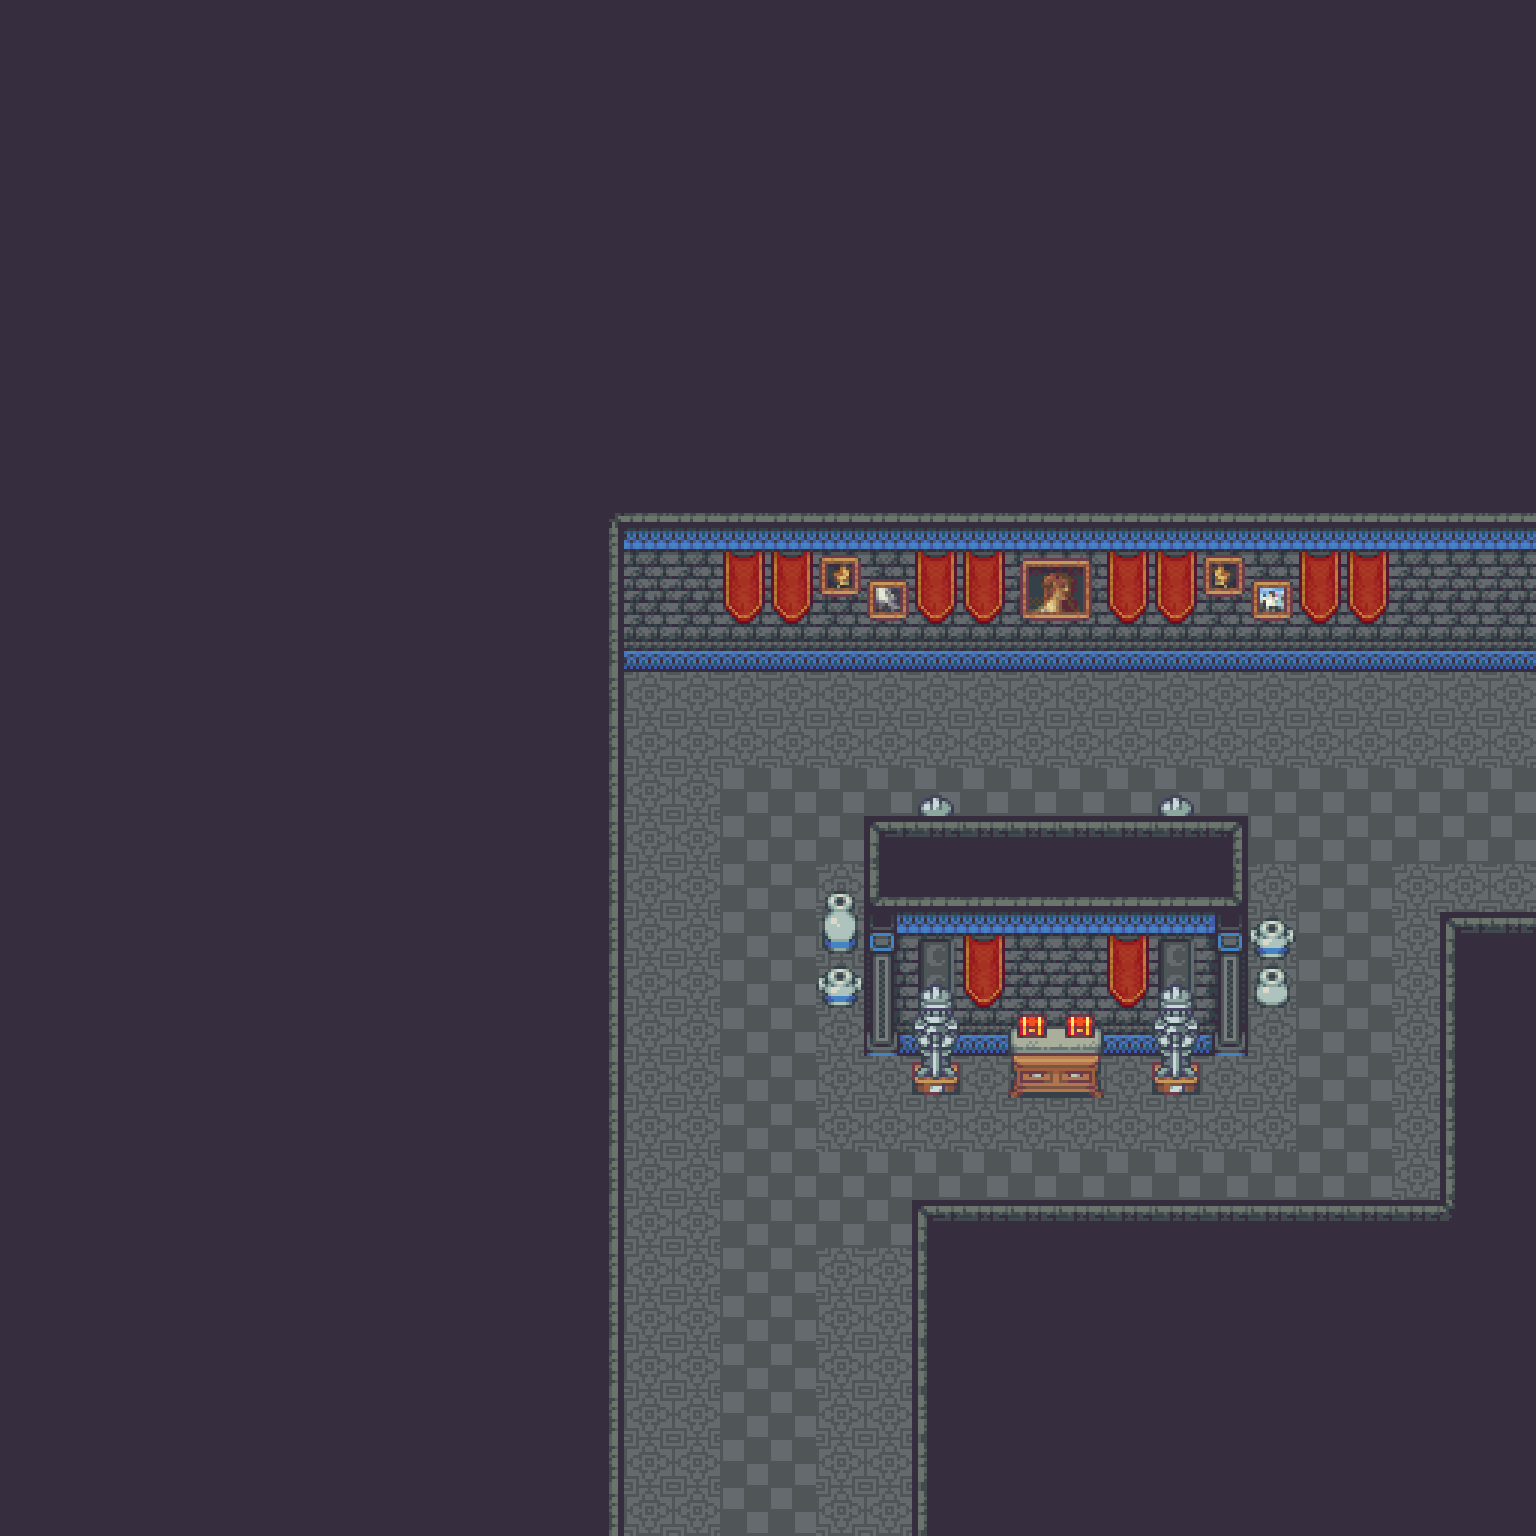

A level layout from a 2D game, rendered from its tile map. Below: a short description, then the map file with tile-grid data replaced by summaries:
An orthogonal 32x32 tile map with 48x48 px tiles, 3 tile layers (Ground, Furnishing, Ceiling), 4 tilesets and 3 objects.

<map version="1.10" tiledversion="1.10.1" orientation="orthogonal" renderorder="right-down" width="32" height="32" tilewidth="48" tileheight="48" infinite="0" nextlayerid="5" nextobjectid="6">
 <tileset firstgid="1" source="Castle.tsx" />
 <tileset firstgid="1480" source="CastleInterior.tsx" />
 <tileset firstgid="3160" source="CastleObjects.tsx" />
 <tileset firstgid="3416" source="CastleObjects2.tsx" />
 <layer id="2" name="Ground" width="32" height="32">
  <data>[1024 cells, 1024 non-empty, 4 distinct tile ids]</data>
 </layer>
 <layer id="1" name="Furnishing" width="32" height="32">
  <data>[1024 cells, 836 non-empty, 36 distinct tile ids]</data>
 </layer>
 <layer id="4" name="Ceiling" width="32" height="32">
  <data>[1024 cells, 16 non-empty, 11 distinct tile ids]</data>
 </layer>
 <objectgroup id="3" name="Props">
  <object id="2" gid="235" x="1104" y="1104" width="48" height="48">
   <properties>
    <property name="I" value="[ChestSpawn]" />
   </properties>
  </object>
  <object id="4" gid="235" x="960" y="1104" width="48" height="48">
   <properties>
    <property name="I" value="[ChestSpawn]" />
   </properties>
  </object>
  <object id="5" gid="235" x="672" y="816" width="48" height="48">
   <properties>
    <property name="S" value="" />
   </properties>
  </object>
 </objectgroup>
</map>
